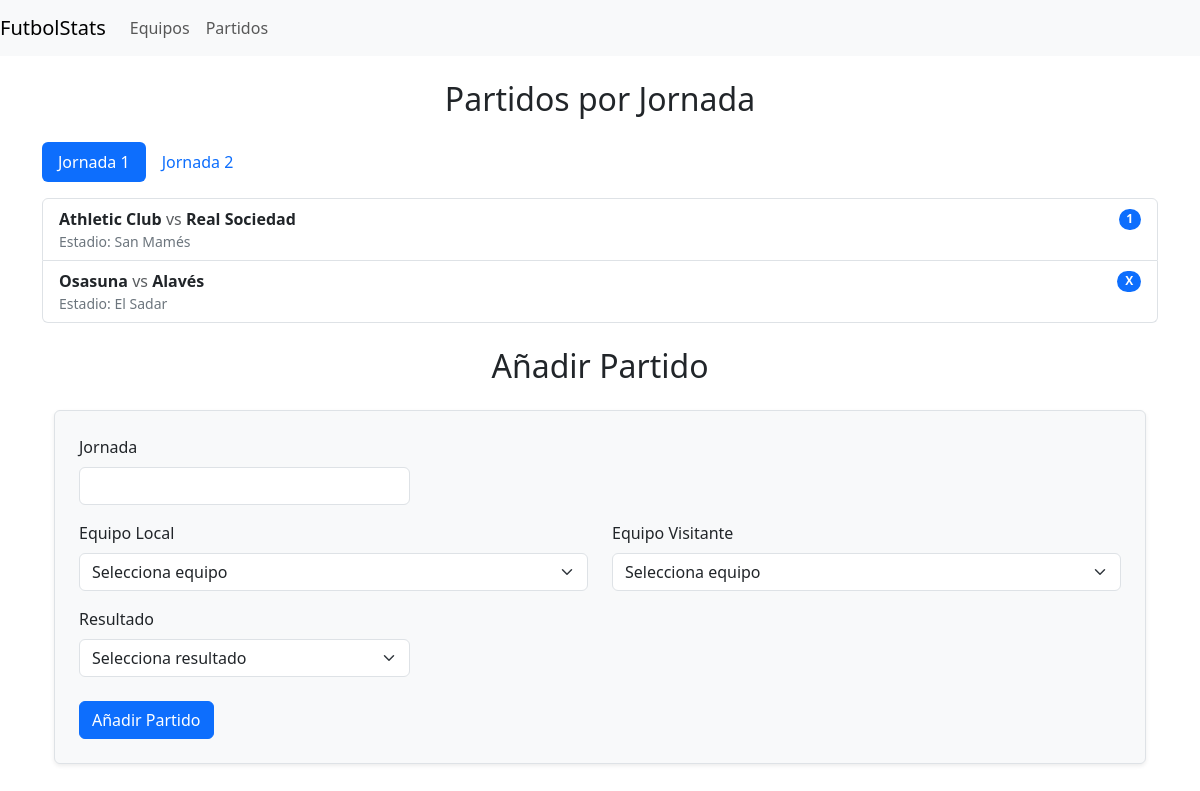
/Futboleros/app/partidos.php, run on the app's committed database.
### tables this page shows
CREATE TABLE partidos (
    id_partido INT AUTO_INCREMENT PRIMARY KEY,
    id_local INT NOT NULL,
    id_visitante INT NOT NULL,
    jornada INT NOT NULL,
    resultado CHAR(1) CHECK (resultado IN ('1', 'X', '2')),
    estadio VARCHAR(100) NOT NULL,
    CONSTRAINT fk_local FOREIGN KEY (id_local) REFERENCES equipos(id_equipo)
        ON DELETE CASCADE ON UPDATE CASCADE,
    CONSTRAINT fk_visitante FOREIGN KEY (id_visitante) REFERENCES equipos(id_equipo)
        ON DELETE CASCADE ON UPDATE CASCADE,
    CONSTRAINT uq_partido UNIQUE (id_local, id_visitante, jornada)
);

CREATE TABLE equipos (
    id_equipo INT AUTO_INCREMENT PRIMARY KEY,
    nombre VARCHAR(100) NOT NULL UNIQUE,
    estadio VARCHAR(100) NOT NULL
);

### Futboleros/persistence/conf/PersistentManager.php (called while the page is built, shortened)
<?php
class PersistentManager {
    private static $instance = null;
    private static $connection = null;
    private $userBD = "";
    private $psswdBD = "";
    private $nameBD = "";
    private $hostBD = "";
    public static function getInstance() {
        if (!self::$instance instanceof self) {
            self::$instance = new self;
        }
        return self::$instance;
    }
    private function __construct() {
        PersistentManager::$connection = mysqli_connect($this->hostBD, $this->userBD, $this->psswdBD, $this->nameBD)
                or die("Could not connect to db: " . mysqli_connect_error());
        mysqli_query(PersistentManager::$connection, "SET NAMES 'utf8'");
    }
    private function establishCredentials() {
        $dir = __DIR__;
    }
    function get_connection() {
        return PersistentManager::$connection;
    }
}
?>

### Futboleros/persistence/DAO/GenericDAO.php (called while the page is built, shortened)
<?php
$basePath = $_SERVER['DOCUMENT_ROOT'] . '/FUTBOLENTREGA/Futboleros';
require_once $basePath . '/persistence/conf/PersistentManager.php';
abstract class GenericDAO {
  public function __construct() {
    $this->conn = PersistentManager::getInstance()->get_connection();
  }
}

### Futboleros/persistence/DAO/partidosDAO.php (called while the page is built, shortened)
<?php
require_once 'GenericDAO.php';
class partidosDAO extends GenericDAO {
public function getAllJornadas() {
    $query = "SELECT DISTINCT jornada FROM " . self::PARTIDOS_TABLE . " ORDER BY jornada ASC";
    $result = mysqli_query($this->conn, $query);
    $jornadas = array();
    while ($row = mysqli_fetch_assoc($result)) {
        $jornadas[] = $row['jornada'];
    }
    return $jornadas;
}
public function getPartidosByJornada($jornada) {
    $query = "SELECT p.id_partido, e1.nombre AS local, e2.nombre AS visitante, p.resultado, p.estadio
              FROM " . self::PARTIDOS_TABLE . " p
              INNER JOIN equipos e1 ON p.id_local = e1.id_equipo
              INNER JOIN equipos e2 ON p.id_visitante = e2.id_equipo
              WHERE p.jornada = ?
              ORDER BY p.id_partido ASC";
    $stmt = mysqli_prepare($this->conn, $query);
    mysqli_stmt_bind_param($stmt, "i", $jornada);
    mysqli_stmt_execute($stmt);
    $result = mysqli_stmt_get_result($stmt);
    $partidos = array();
    while ($row = mysqli_fetch_assoc($result)) {
        $partidos[] = $row;
    }
    return $partidos;
}
}
?>

### Futboleros/app/partidos.php (the view, shortened to what this page needs)
<?php
$basePath = $_SERVER['DOCUMENT_ROOT'] . '/FUTBOLENTREGA/Futboleros';
require_once $basePath . '/templates/header.php';
require_once $basePath . '/persistence/DAO/equiposDAO.php';
require_once $basePath . '/persistence/DAO/partidosDAO.php';
$gestionPartidos = new partidosDAO();
$jornadas = $gestionPartidos->getallJornadas();
$numjornada = isset($_GET['jornada']) ? (int)$_GET['jornada'] : 1;
$partidos = $gestionPartidos->getPartidosByJornada($numjornada);
?>
<div class="container mt-4">
    <h2 class="mb-4 text-center">Partidos por Jornada</h2>
    <ul class="nav nav-pills mb-3" role="tablist">
        <?php foreach ($jornadas as $jornada): ?>
        <li class="nav-item" role="presentation">
            <a href="partidos.php?jornada=<?= $jornada ?>"
                class="nav-link <?= $jornada == $numjornada ? 'active' : '' ?>">
                Jornada <?= $jornada ?>
            </a>
        </li>
        <?php endforeach; ?>
    </ul>
    <div class="list-group">
    <?php
    $partidos = $gestionPartidos->getPartidosByJornada($numjornada);
    foreach ($partidos as $p):
    ?>
        <div class="list-group-item">
            <div class="d-flex justify-content-between align-items-center">
                <div>
                    <strong><?= htmlspecialchars($p['local']) ?></strong>
                    <span class="text-muted">vs</span>
                    <strong><?= htmlspecialchars($p['visitante']) ?></strong>
                </div>
                <span class="badge bg-primary rounded-pill">
                    <?= htmlspecialchars($p['resultado']) ?>
                </span>
            </div>
            <small class="text-secondary">
                Estadio: <?= htmlspecialchars($p['estadio']) ?>
            </small>
        </div>
        <?php endforeach; ?>
    </div>
    <div class="container mt-4">
        <h2 class="mb-4 text-center">Añadir Partido</h2>
        <form method="POST" class="p-4 border rounded shadow-sm bg-light">
            <div class="row mb-3">
                <div class="col-md-4">
                    <label for="jornada" class="form-label">Jornada</label>
                    <input type="number" class="form-control" id="jornada" name="jornada">
                </div>
            </div>
            <div class="row mb-3">
                <div class="col-md-6">
                    <label for="equipo1" class="form-label">Equipo Local</label>
                    <select name="equipo1" id="equipo1" class="form-select">
                        <option value="">Selecciona equipo</option>
                    </select>
                </div>
                <div class="col-md-6">
                    <label for="equipo2" class="form-label">Equipo Visitante</label>
                    <select name="equipo2" id="equipo2" class="form-select">
                        <option value="">Selecciona equipo</option>
                    </select>
                </div>
            </div>
            <div class="row mb-4">
                <div class="col-md-4">
                    <label for="resultado" class="form-label">Resultado</label>
                    <select class="form-select" id="resultado" name="resultado">
                        <option value="">Selecciona resultado</option>
                    </select>
                </div>
            </div>
            <button type="submit" class="btn btn-primary">Añadir Partido</button>
        </form>
    </div>

### data on the page
partidos: id_local.nombre "Athletic Club", id_visitante.nombre "Real Sociedad", resultado "1", estadio "San Mamés"
partidos: id_local.nombre "Osasuna", id_visitante.nombre "Alavés", resultado "X", estadio "El Sadar"

### other printed values
$jornada "1"
$jornada "2"
